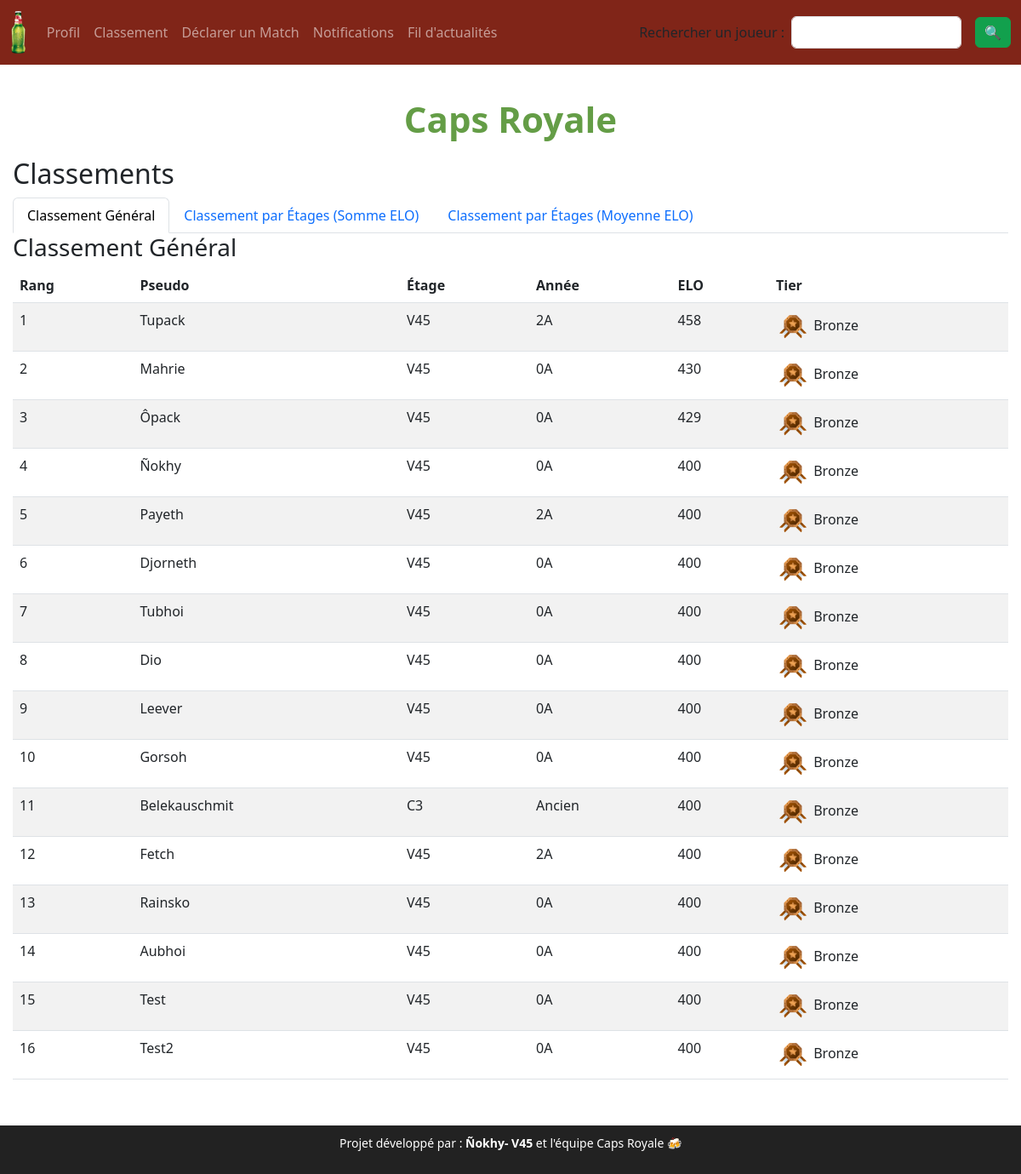
Before: /ranking with the older database file.
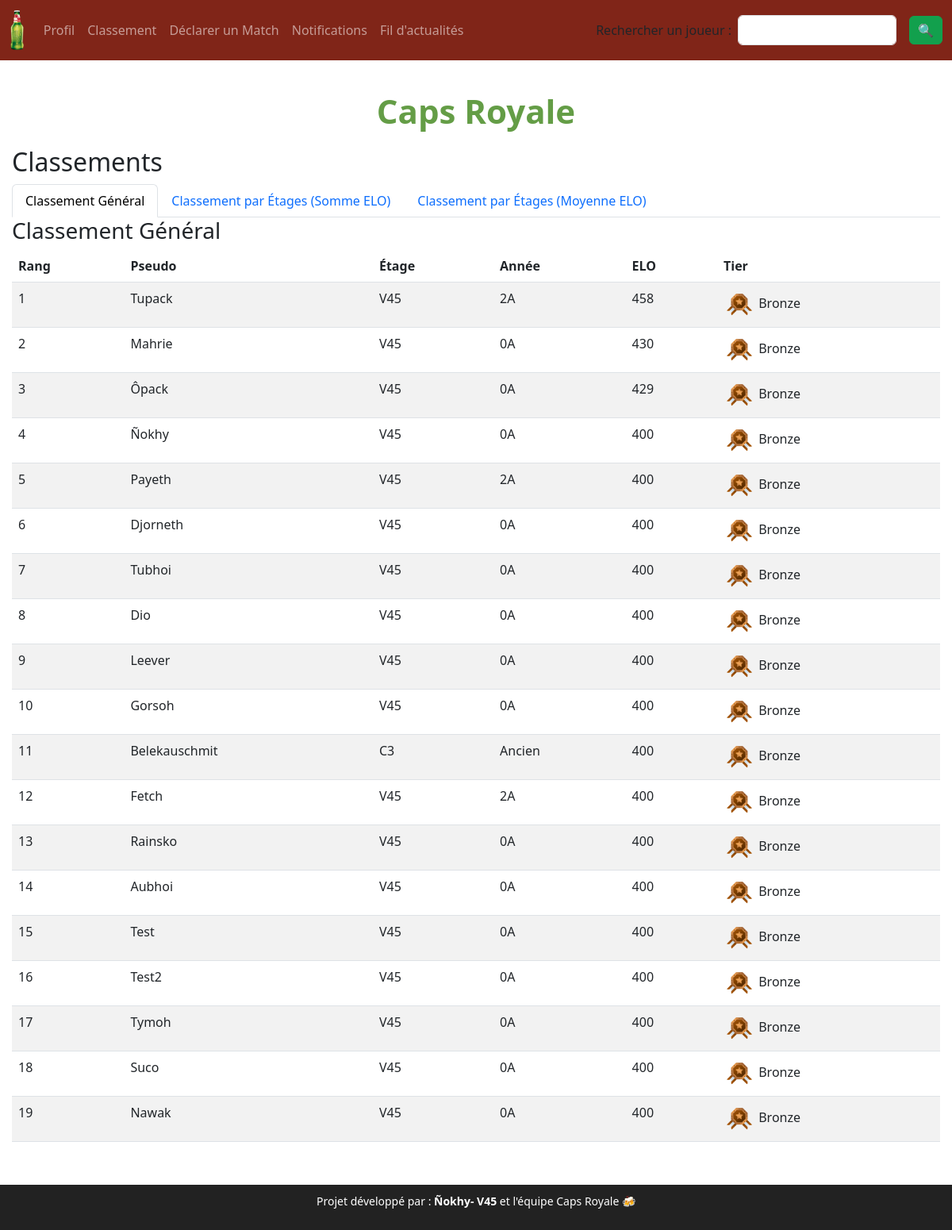
After: the same page with the newer database file.
### models.py (models this page shows)
class User(db.Model):
    id = db.Column(db.Integer, primary_key=True)
    username = db.Column(db.String(80), unique=True, nullable=False)
    password = db.Column(db.String(500), nullable=False)
    floor = db.Column(db.String(10), nullable=False)
    year = db.Column(db.String(10), nullable=False)
    elo = db.Column(db.Integer, default=400)

### routes.py (the view)
    @app.route("/ranking")
    def ranking():
        players = User.query.order_by(User.elo.desc()).all()  # Classement général
        ranked_players = []
        for player in players:
            tier, icon = get_tier(player.elo)
            ranked_players.append({
                "username": player.username,
                "floor": player.floor,
                "year": player.year,
                "elo": player.elo,
                "tier": tier,
                "icon": icon
            })
        ranking_by_total = (
            db.session.query(User.floor, func.sum(User.elo).label("total_elo"))
            .group_by(User.floor)
            .order_by(func.sum(User.elo).desc())
            .all()
        )
        ranking_by_average = (
            db.session.query(User.floor, func.avg(User.elo).label("avg_elo"))
            .group_by(User.floor)
            .order_by(func.avg(User.elo).desc())
            .all()
        )
        return render_template(
            "ranking.html",
            players=ranked_players,
            ranking_by_total=ranking_by_total,
            ranking_by_average=ranking_by_average
        )

### fct.py (called while the page is built)
def get_tier(elo):
    if elo < 350:
        return "0chiasse", "caca.png"
    elif elo < 500:
        return "Bronze", "bronze.png"
    elif elo < 800:
        return "Argent", "argent.png"
    elif elo < 1100:
        return "Or", "or.png"
    elif elo < 1400:
        return "Platine", "platine.png"
    elif elo < 1900:
        return "Diamant", "diamant.png"
    else:
        return "Légende", "legende.png"

### templates/ranking.html (shortened to what this page needs)
{% extends "base.html" %}
{% block content %}
<h2>Classements</h2>
<ul class="nav nav-tabs" id="ranking-tabs">
    <li class="nav-item">
        <a class="nav-link active" href="#" onclick="showRanking('players')">Classement Général</a>
    </li>
    <li class="nav-item">
        <a class="nav-link" href="#" onclick="showRanking('total')">Classement par Étages (Somme ELO)</a>
    </li>
    <li class="nav-item">
        <a class="nav-link" href="#" onclick="showRanking('average')">Classement par Étages (Moyenne ELO)</a>
    </li>
</ul>
<div id="ranking-players">
    <h3>Classement Général</h3>
    <table class="table table-striped">
        <thead>
            <tr>
                <th>Rang</th>
                <th>Pseudo</th>
                <th>Étage</th>
                <th>Année</th>
                <th>ELO</th>
                <th>Tier</th>
            </tr>
        </thead>
        <tbody>
            {% for player in players %}
            <tr>
                <td>{{ loop.index }}</td>
                <td>{{ player.username }}</td>
                <td>{{ player.floor }}</td>
                <td>{{ player.year }}</td>
                <td>{{ player.elo }}</td>
                <td>
                    <img src="{{ url_for('static', filename='icons/' + player.icon) }}" alt="{{ player.tier }}" width="40">
                    {{ player.tier }}
                </td>
            </tr>
            {% endfor %}
        </tbody>
    </table>
</div>
{% endblock %}

### templates/base.html (shortened to what this page needs)
<!DOCTYPE html>
<html lang="fr">
<head>
    <link rel="stylesheet" href="https://cdn.jsdelivr.net/npm/bootstrap@5.3.0/dist/css/bootstrap.min.css">
    <link rel="stylesheet" href="{{ url_for('static', filename='styles.css') }}">
    <link rel="stylesheet" href="{{ url_for('static', filename='css/all.min.css') }}">
</head>
<body>
    <nav class="navbar navbar-expand-lg navbar-dark bg-danger">
        <div class="container-fluid">
            <a class="navbar-brand" href="/">
                <img src="{{ url_for('static', filename='kro2.png') }}" alt="Logo" class="logo-img">
            </a>
            <div class="collapse navbar-collapse justify-content-between" id="navbarNav">
                <ul class="navbar-nav">
                    <li class="nav-item"><a class="nav-link" href="/profile">Profil</a></li>
                    <li class="nav-item"><a class="nav-link" href="/ranking">Classement</a></li>
                    <li class="nav-item"><a class="nav-link" href="/declare_match">Déclarer un Match</a></li>
                    <li class="nav-item"><a class="nav-link" href="/notifications">Notifications</a></li>
                    <li class="nav-item"><a class="nav-link" href="/feed">Fil d'actualités</a></li>
                </ul>
                <div id="search-container" class="d-flex align-items-center">
            </div>
        </div>
    </nav>
    <div class="container mt-4">
        <h1 class="page-title">Caps Royale</h1>
        {% block content %}{% endblock %}
    </div>
    <footer class="footer">
        <p>Projet développé par : <strong>Ñokhy- V45</strong> et l'équipe Caps Royale 🍻</p>
    </footer>
</body>
</html>

### static/styles.css (style rules this page uses)
body { font-size: 16px; padding-bottom: 80px; }
.container { max-width: 1200px; margin: 0 auto; padding: 15px; }
.footer { text-align: center; padding: 10px; background-color: #222; color: white; position: fixed; bottom: 0; width: 100%; font-size: 14px; }
.logo-img { height: 50px; width: auto; }
.page-title { text-align: center; font-size: 36px; font-weight: bold; margin-bottom: 20px; color: #649d46; }
.navbar { background-color: #802518 !important; }
@media (min-width: 1024px) { .container { max-width: 1200px; } }
@media (min-width: 1024px) { .page-title { font-size: 42px; } }
@media (min-width: 1024px) { .table { width: 100%; } }
#search-container { display: flex; align-items: center; margin-left: auto; gap: 8px; }

Changed rows visible on the page:
added User: username "Tymoh", floor "V45", year "0A", elo "400", tier "Bronze"
added User: username "Suco", floor "V45", year "0A", elo "400", tier "Bronze"
added User: username "Nawak", floor "V45", year "0A", elo "400", tier "Bronze"
